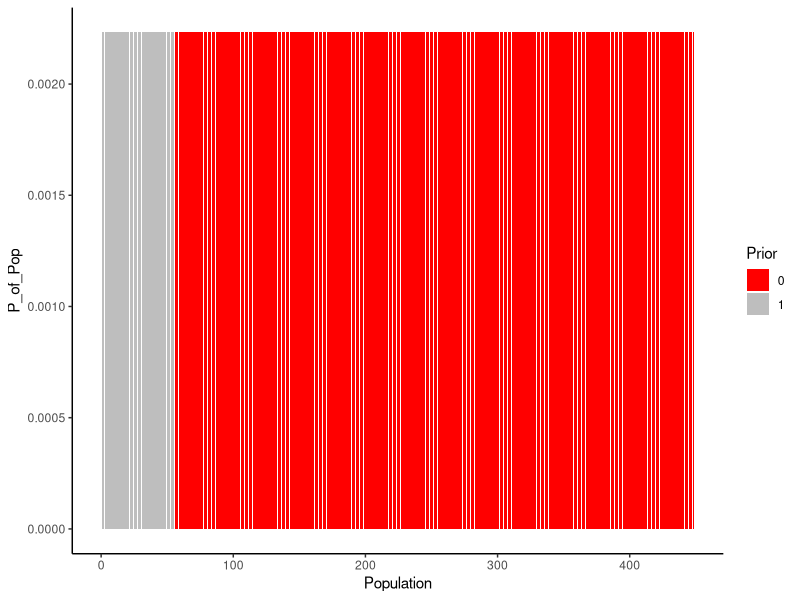

This chart was generated by the following R code:
library(dplyr)
library(ggplot2)
FishPopulation = sample(1:1000,1)
prior = sample(1:FishPopulation,1)
numNA = FishPopulation-prior


prior_plot_data <- data.frame("Population" = seq(1, FishPopulation),
                              "Prior" = c(rep(1, prior), rep(0, numNA)),
                              "P_of_Pop" = rep(1/FishPopulation, FishPopulation))

prior_plot_data %>%
  ggplot(aes(x = Population, y = P_of_Pop, fill = factor(Prior))) +
  geom_histogram(stat = "identity", binwidth = 1, color = NA) +
  scale_fill_manual(values = c("red", "gray")) +
  labs(fill = "Prior") +
  theme_classic()
